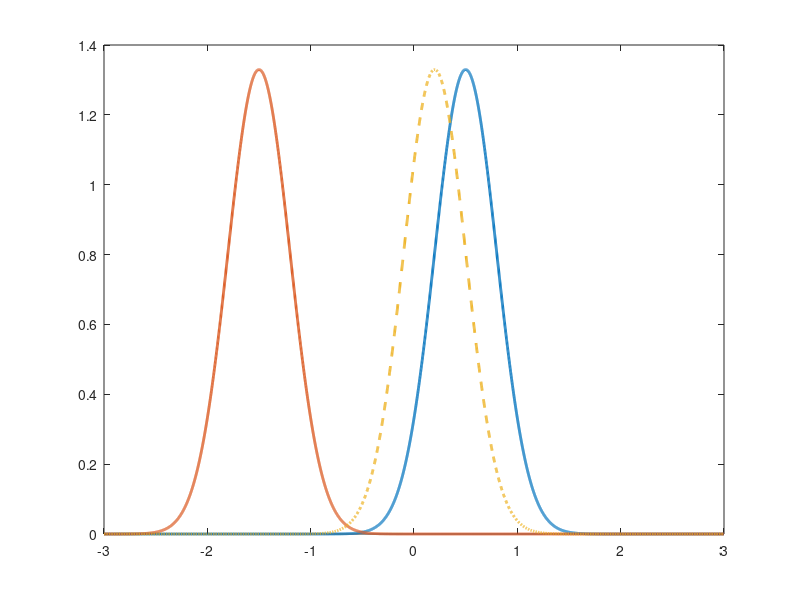

This figure's MATLAB source:
% This is the demo of why cutoff happen
%
% Tzu-Chen Liang  9-27-2007

close all
figure
hold on

x = -3:0.001:3;
mu = 0.5;
sigma = 0.3;

y = normpdf(x,mu,sigma);
h = plot(x,y);
set(h,'linewidth',2);

y = normpdf(x,mu-2,sigma);
h = plot(x,y);
set(h,'linewidth',2);

y = normpdf(x,mu-0.3,sigma);
h = plot(x,y,'--');
set(h,'linewidth',2);
box on

